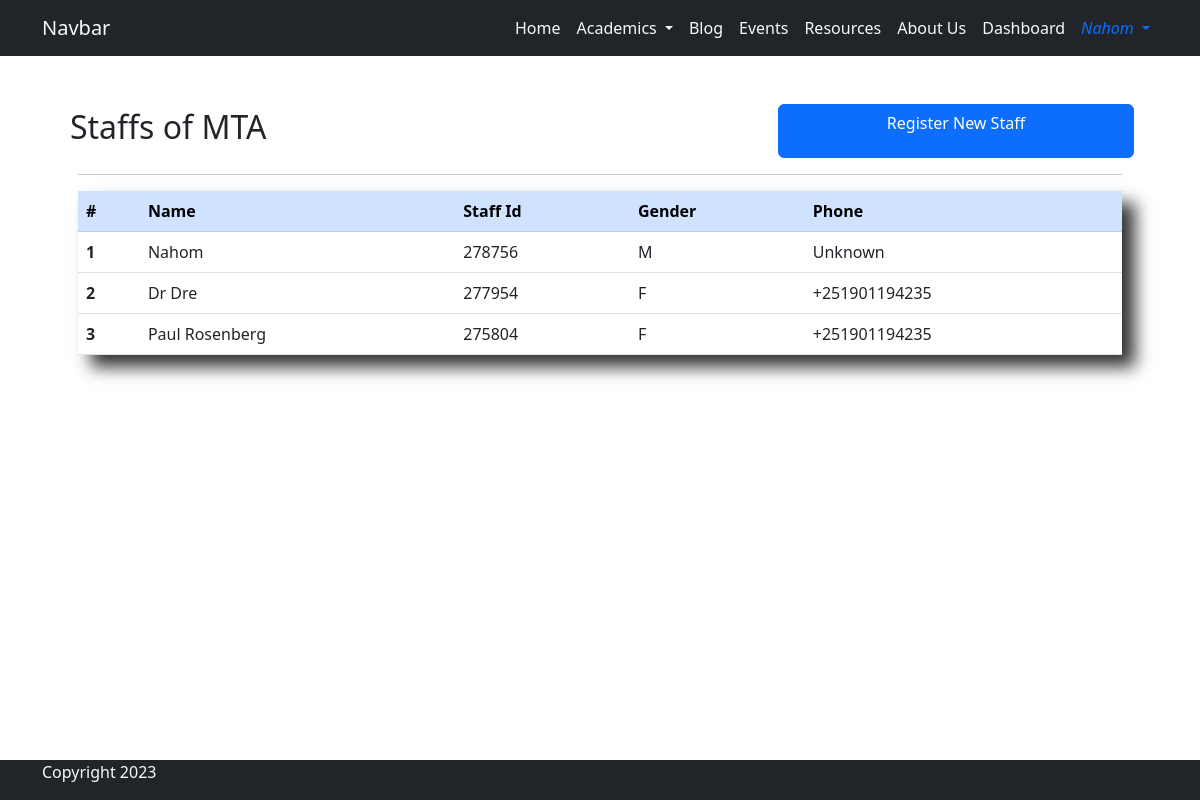
The app's page /staff_dashboard/ (signed in), older data.
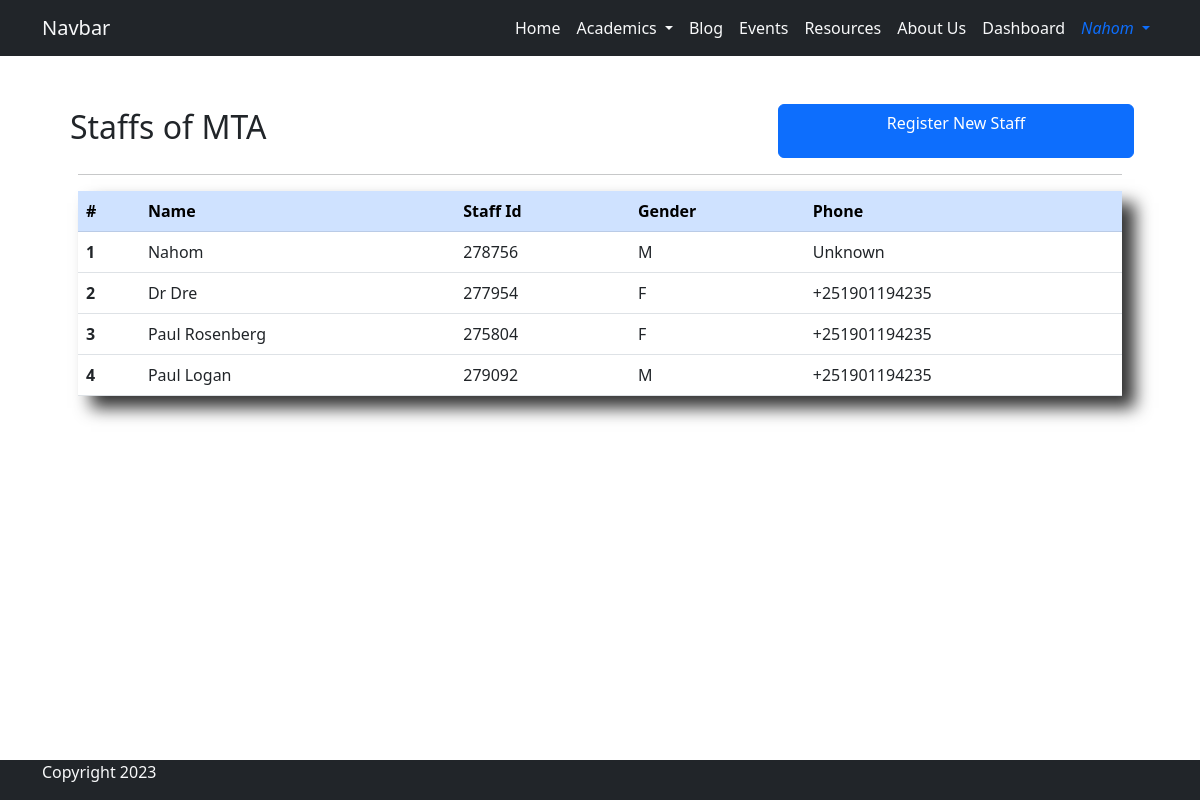
The same page, newer data.
### base/models.py (models this page shows, shortened)
class Staff(models.Model):
    GENDER_CHOICES = [
        ('M', 'Male'),
        ('F', 'Female')
    ]
    user = models.OneToOneField(User, on_delete=models.CASCADE)
    name = models.CharField(max_length=44, null=True, blank=True)
    staff_id = models.CharField(max_length=6, editable=False, unique=True)
    gender = models.CharField(max_length=6, choices=GENDER_CHOICES, null=False, blank=False)
    phone = models.CharField(max_length=20, null=False, blank=False)

### base/views.py (the view)
# urls.py: path('staff_dashboard/', views.staff_dashboard, name='staff_dashboard'),
@login_required
@user_passes_test(lambda user: user.is_staff)
def staff_dashboard(request):
    staffs = Staff.objects.all()
    context = {
        'staffs': staffs,
    }
    return render(request, 'dashboard/staff_dashboard.html', context)

### base/templates/dashboard/staff_dashboard.html (shortened to what this page needs)
{% extends 'base/base.html' %}
{% load static %}
{% block content %}
<div class="container p-5">
    <div class="row">
        <h2 class="p-1 col-8">Staffs of MTA</h2>
        <a href="{% url 'base:staff_register' %}" class="col-4 btn btn-primary">Register New Staff</a>
    </div>
    <hr>
    <div class="shadow-xlg">
        <table class="table">
            <thead class="table-primary">
            <tr>
                <th scope="col">#</th>
                <th scope="col">Name</th>
                <th scope="col">Staff Id</th>
                <th scope="col">Gender</th>
                <th scope="col">Phone</th>
            </tr>
            </thead>
            <tbody>
                {% for staff in staffs %}
                    <tr class="dashboard-row">
                        <th scope="row">{{ forloop.counter }}</th>
                        <td>{{ staff.name }}</td>
                        <td>{{ staff.staff_id }}</td>
                        <td>{{ staff.gender }}</td>
                        <td>{{ staff.phone }}</td>
                    </tr>
                {% endfor %}
            </tbody>
        </table>
    </div>
</div>
{% endblock %}

Row changes from the older to the newer data that the page shows:
added Staff: name "Paul Logan", staff_id "279092", gender "M", phone "+251901194235"
